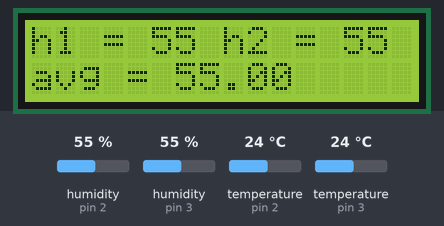
A sketch run on a simulated Arduino Uno, built with avr-gcc and run on an emulated ATmega328P. Shown: 16×2 character LCD. Inputs (shaded band) come from the test bench; at power-on: humidity (sensors on pin 2, pin 3) 55 %, temperature (sensors on pin 2, pin 3) 24 °C.

Above: at 0.2 s.
1.3 s: humidity (sensor on pin 2) set to 22 %
At 3.1 s:
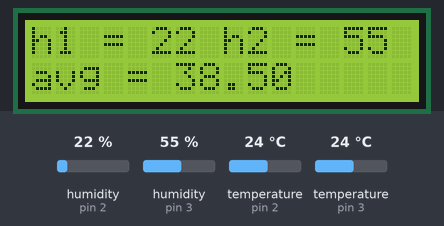
4.8 s: humidity (sensor on pin 3) set to 22 %
At 6.2 s:
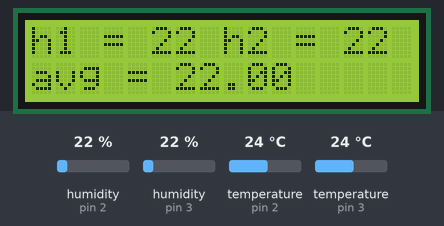
8.2 s: humidity (sensor on pin 2) set to 40 %
At 9.9 s:
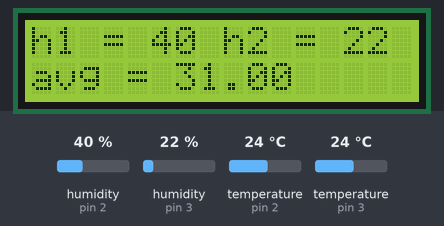
11.6 s: humidity (sensor on pin 3) set to 40 %
At 13.3 s:
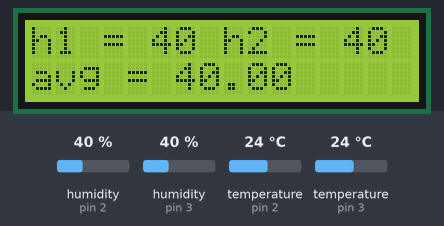
15.0 s: humidity (sensor on pin 2) set to 68 %
At 16.2 s:
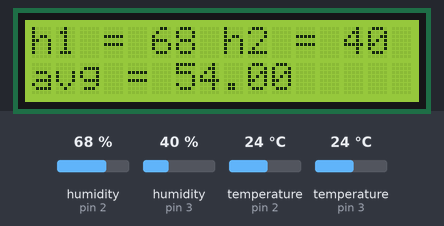
18.3 s: humidity (sensor on pin 3) set to 68 %
At 20.0 s:
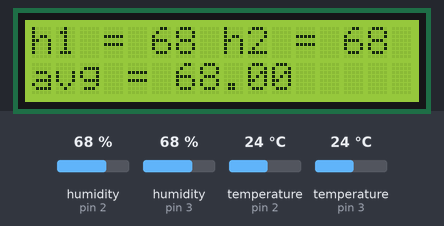
Timing chart, 0 to 21.5 s (numbered marks = the images above; inputs shaded):
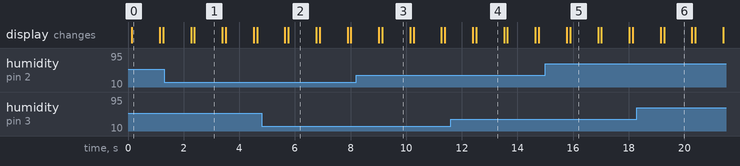

Measured:
- after the input at 1.3 s, the display: first differs from a run without the input after 1.1 s (image 1)
- after the input at 4.8 s, the display: first differs from a run without the input after 0.96 s (image 2)
- after the input at 8.2 s, the display: first differs from a run without the input after 0.94 s (image 3)
- after the input at 11.6 s, the display: first differs from a run without the input after 0.92 s (image 4)
- after the input at 15.0 s, the display: first differs from a run without the input after 0.90 s (image 5)
- after the input at 18.3 s, the display: first differs from a run without the input after 0.97 s (image 6)
- what the display in image 0 shows lasts 1.0 s, from 0.1 s to 1.1 s

The sketch:

1008_2.ino
```cpp
#include <LCD_I2C.h>
#include <SimpleDHT.h>

LCD_I2C lcd(0x27, 16, 2);
SimpleDHT11 mydht(2);
SimpleDHT11 mydht2(3);

void setup() {
  lcd.begin();
  lcd.backlight();
}

void loop() {
  byte t1, t2, h1, h2;
  mydht.read(&t1, &h1, NULL);
  mydht2.read(&t2, &h2, NULL);

  float avg;
  avg = (h1 + h2) / 2.0;
  lcd.print("h1 = ");
  lcd.print(h1);
  lcd.print(" h2 = ");
  lcd.print(h2);
  lcd.setCursor(0, 1);
  lcd.print("avg = ");
  lcd.print(avg);
  delay(1000);

  lcd.backlight();
  lcd.clear();
  delay(50);
}
```
